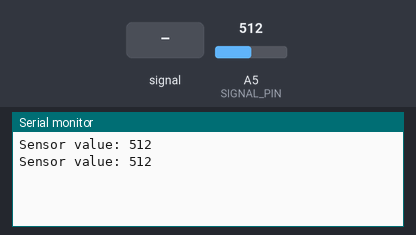
This sketch was run on a simulated Arduino Uno, built with avr-gcc and run on an emulated ATmega328P. Shown: the last lines printed to the serial monitor. The test bench sets the inputs (shaded band); at power-on: A5 (SIGNAL_PIN) = 512.

Above: at 1.8 s.
1.9 s: A5 (SIGNAL_PIN) fed a 200 Hz sine of ±81 counts around its level
At 2.8 s:
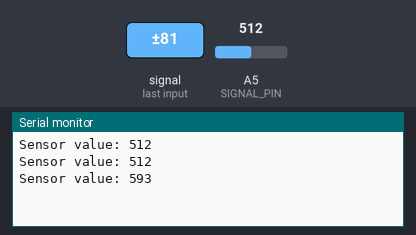
3.4 s: A5 (SIGNAL_PIN) set to 716
At 4.7 s:
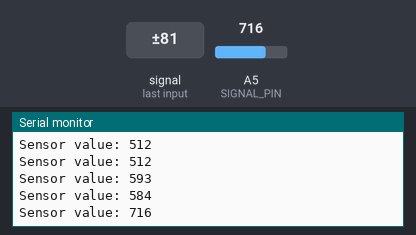
4.9 s: A5 (SIGNAL_PIN) fed a 1000 Hz sine of ±255 counts around its level
At 5.9 s:
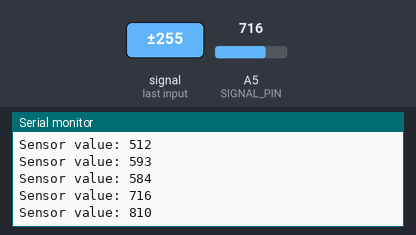
6.4 s: A5 (SIGNAL_PIN) set to 900
At 7.6 s:
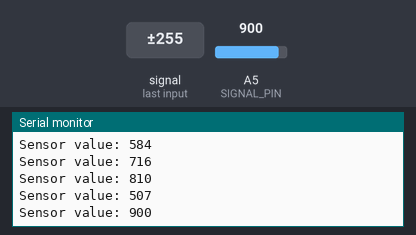
Timing chart, 0 to 8.9 s (numbered marks = the images above; inputs shaded):
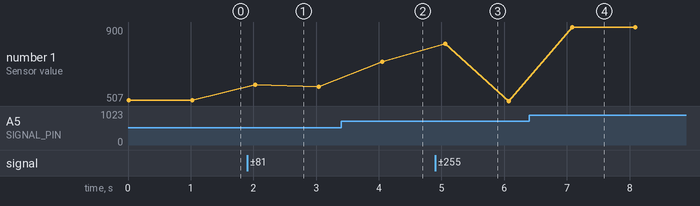

The sketch:

MIKRO.ino
```cpp
#define POWER_PIN  7
#define SIGNAL_PIN A5

int value = 0; // variable to store the sensor value

void setup() {
  Serial.begin(9600);
  pinMode(POWER_PIN, OUTPUT);   // configure D7 pin as an OUTPUT
  digitalWrite(POWER_PIN, LOW); // turn the sensor OFF
}

void loop() {
  digitalWrite(POWER_PIN, HIGH);  // turn the sensor ON
  delay(10);                      // wait 10 milliseconds
  value = analogRead(SIGNAL_PIN); // read the analog value from sensor
  digitalWrite(POWER_PIN, LOW);   // turn the sensor OFF

  Serial.print("Sensor value: ");
  Serial.println(value);

  delay(1000);
}
```

Source omitted: Banjir.c (data table, 182431 bytes)

Measured:
- after the input at 1.9 s, the serial monitor: prints a new line after 0.13 s (image 1)
- after the input at 3.4 s, the serial monitor: prints a new line after 0.65 s (image 2)
- after the input at 4.9 s, the serial monitor: prints a new line after 0.16 s (image 3)
- after the input at 6.4 s, the serial monitor: prints a new line after 0.68 s (image 4)
- plotted number 1: 512 → 584 after the input at 1.9 s, 584 → 716 after the input at 3.4 s, 716 → 507 after the input at 4.9 s, 507 → 900 after the input at 6.4 s
